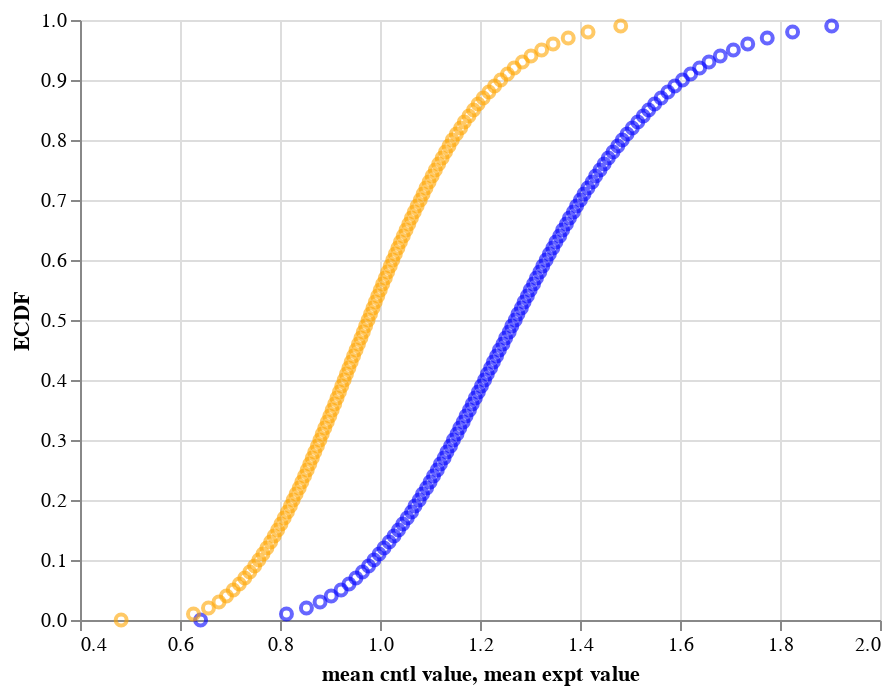

The notebook cell saved with this chart:
### Code cell
# Make the plot
control = alt.Chart(df_ecdf_cntl
                   ).mark_point(
                    color='blue',
                    opacity=0.6
                   ).encode(
                        x=alt.X('mean cntl value:Q', 
                                scale=alt.Scale(zero=False)),
                        y='ECDF:Q'
                    )

experiment = alt.Chart(df_ecdf_expt
                   ).mark_point(
                    color='orange',
                    opacity=0.6
                   ).encode(
                        x=alt.X('mean expt value:Q', 
                                scale=alt.Scale(zero=False)),
                        y='ECDF:Q'
                    )

control + experiment

### Figure 1 — Vega-Lite specification as saved in the notebook (floating-point values rounded to 4 significant figures)
{"$schema": "https://vega.github.io/schema/vega-lite/v2.4.3.json", "config": {"view": {"height": 300, "width": 400}}, "layer": [{"data": {"values": [{"ECDF": 1e-05, "mean cntl value": 0.6411}, {"ECDF": 0.01001, "mean cntl value": 0.8129}, {"ECDF": 0.02001, "mean cntl value": 0.8528}, {"ECDF": 0.03001, "mean cntl value": 0.8801}, {"ECDF": 0.04001, "mean cntl value": 0.9024}, {"ECDF": 0.05001, "mean cntl value": 0.9222}, {"ECDF": 0.06001, "mean cntl value": 0.938}, {"ECDF": 0.07001, "mean cntl value": 0.9518}, {"ECDF": 0.08001, "mean cntl value": 0.9649}, {"ECDF": 0.09001, "mean cntl value": 0.9772}, {"ECDF": 0.1, "mean cntl value": 0.988}, {"ECDF": 0.11, "mean cntl value": 0.9983}, {"ECDF": 0.12, "mean cntl value": 1.008}, {"ECDF": 0.13, "mean cntl value": 1.018}, {"ECDF": 0.14, "mean cntl value": 1.028}, {"ECDF": 0.15, "mean cntl value": 1.037}, {"ECDF": 0.16, "mean cntl value": 1.046}, {"ECDF": 0.17, "mean cntl value": 1.054}, {"ECDF": 0.18, "mean cntl value": 1.063}, {"ECDF": 0.19, "mean cntl value": 1.07}, {"ECDF": 0.2, "mean cntl value": 1.078}, {"ECDF": 0.21, "mean cntl value": 1.085}, {"ECDF": 0.22, "mean cntl value": 1.093}, {"ECDF": 0.23, "mean cntl value": 1.1}, {"ECDF": 0.24, "mean cntl value": 1.107}, {"ECDF": 0.25, "mean cntl value": 1.115}, {"ECDF": 0.26, "mean cntl value": 1.121}, {"ECDF": 0.27, "mean cntl value": 1.128}, {"ECDF": 0.28, "mean cntl value": 1.134}, {"ECDF": 0.29, "mean cntl value": 1.141}, {"ECDF": 0.3, "mean cntl value": 1.147}, {"ECDF": 0.31, "mean cntl value": 1.154}, {"ECDF": 0.32, "mean cntl value": 1.16}, {"ECDF": 0.33, "mean cntl value": 1.166}, {"ECDF": 0.34, "mean cntl value": 1.172}, {"ECDF": 0.35, "mean cntl value": 1.179}, {"ECDF": 0.36, "mean cntl value": 1.185}, {"ECDF": 0.37, "mean cntl value": 1.191}, {"ECDF": 0.38, "mean cntl value": 1.197}, {"ECDF": 0.39, "mean cntl value": 1.203}, {"ECDF": 0.4, "mean cntl value": 1.209}, {"ECDF": 0.41, "mean cntl value": 1.215}, {"ECDF": 0.42, "mean cntl value": 1.221}, {"ECDF": 0.43, "mean cntl value": 1.227}, {"ECDF": 0.44, "mean cntl value": 1.233}, {"ECDF": 0.45, "mean cntl value": 1.239}, {"ECDF": 0.46, "mean cntl value": 1.246}, {"ECDF": 0.47, "mean cntl value": 1.251}, {"ECDF": 0.48, "mean cntl value": 1.258}, {"ECDF": 0.49, "mean cntl value": 1.264}, {"ECDF": 0.5, "mean cntl value": 1.27}, {"ECDF": 0.51, "mean cntl value": 1.276}, {"ECDF": 0.52, "mean cntl value": 1.283}, {"ECDF": 0.53, "mean cntl value": 1.288}, {"ECDF": 0.54, "mean cntl value": 1.295}, {"ECDF": 0.55, "mean cntl value": 1.3}, {"ECDF": 0.56, "mean cntl value": 1.307}, {"ECDF": 0.57, "mean cntl value": 1.313}, {"ECDF": 0.58, "mean cntl value": 1.32}, {"ECDF": 0.59, "mean cntl value": 1.326}, {"ECDF": 0.6, "mean cntl value": 1.332}, {"ECDF": 0.61, "mean cntl value": 1.339}, {"ECDF": 0.62, "mean cntl value": 1.346}, {"ECDF": 0.63, "mean cntl value": 1.352}, {"ECDF": 0.64, "mean cntl value": 1.359}, {"ECDF": 0.65, "mean cntl value": 1.365}, {"ECDF": 0.66, "mean cntl value": 1.373}, {"ECDF": 0.67, "mean cntl value": 1.379}, {"ECDF": 0.68, "mean cntl value": 1.387}, {"ECDF": 0.69, "mean cntl value": 1.393}, {"ECDF": 0.7, "mean cntl value": 1.401}, {"ECDF": 0.71, "mean cntl value": 1.408}, {"ECDF": 0.72, "mean cntl value": 1.416}, {"ECDF": 0.73, "mean cntl value": 1.424}, {"ECDF": 0.74, "mean cntl value": 1.431}, {"ECDF": 0.75, "mean cntl value": 1.44}, {"ECDF": 0.76, "mean cntl value": 1.448}, {"ECDF": 0.77, "mean cntl value": 1.457}, {"ECDF": 0.78, "mean cntl value": 1.466}, {"ECDF": 0.79, "mean cntl value": 1.475}, {"ECDF": 0.8, "mean cntl value": 1.485}, {"ECDF": 0.81, "mean cntl value": 1.494}, {"ECDF": 0.82, "mean cntl value": 1.505}, {"ECDF": 0.83, "mean cntl value": 1.516}, {"ECDF": 0.84, "mean cntl value": 1.527}, {"ECDF": 0.85, "mean cntl value": 1.537}, {"ECDF": 0.86, "mean cntl value": 1.549}, {"ECDF": 0.87, "mean cntl value": 1.562}, {"ECDF": 0.88, "mean cntl value": 1.576}, {"ECDF": 0.89, "mean cntl value": 1.59}, {"ECDF": 0.9, "mean cntl value": 1.605}, {"ECDF": 0.91, "mean cntl value": 1.621}, {"ECDF": 0.92, "mean cntl value": 1.639}, {"ECDF": 0.93, "mean cntl value": 1.658}, {"ECDF": 0.94, "mean cntl value": 1.681}, {"ECDF": 0.95, "mean cntl value": 1.707}, {"ECDF": 0.96, "mean cntl value": 1.735}, {"ECDF": 0.97, "mean cntl value": 1.775}, {"ECDF": 0.98, "mean cntl value": 1.825}, {"ECDF": 0.99, "mean cntl value": 1.903}]}, "encoding": {"x": {"field": "mean cntl value", "scale": {"zero": false}, "type": "quantitative"}, "y": {"field": "ECDF", "type": "quantitative"}}, "mark": {"color": "blue", "opacity": 0.6, "type": "point"}}, {"data": {"values": [{"ECDF": 1e-05, "mean expt value": 0.4823}, {"ECDF": 0.01001, "mean expt value": 0.6269}, {"ECDF": 0.02001, "mean expt value": 0.6569}, {"ECDF": 0.03001, "mean expt value": 0.6779}, {"ECDF": 0.04001, "mean expt value": 0.6929}, {"ECDF": 0.05001, "mean expt value": 0.7065}, {"ECDF": 0.06001, "mean expt value": 0.7187}, {"ECDF": 0.07001, "mean expt value": 0.7295}, {"ECDF": 0.08001, "mean expt value": 0.7396}, {"ECDF": 0.09001, "mean expt value": 0.7493}, {"ECDF": 0.1, "mean expt value": 0.7577}, {"ECDF": 0.11, "mean expt value": 0.7659}, {"ECDF": 0.12, "mean expt value": 0.7738}, {"ECDF": 0.13, "mean expt value": 0.7812}, {"ECDF": 0.14, "mean expt value": 0.7884}, {"ECDF": 0.15, "mean expt value": 0.7953}, {"ECDF": 0.16, "mean expt value": 0.8019}, {"ECDF": 0.17, "mean expt value": 0.8084}, {"ECDF": 0.18, "mean expt value": 0.8148}, {"ECDF": 0.19, "mean expt value": 0.8207}, {"ECDF": 0.2, "mean expt value": 0.8263}, {"ECDF": 0.21, "mean expt value": 0.8322}, {"ECDF": 0.22, "mean expt value": 0.8384}, {"ECDF": 0.23, "mean expt value": 0.8436}, {"ECDF": 0.24, "mean expt value": 0.8491}, {"ECDF": 0.25, "mean expt value": 0.8545}, {"ECDF": 0.26, "mean expt value": 0.8595}, {"ECDF": 0.27, "mean expt value": 0.8646}, {"ECDF": 0.28, "mean expt value": 0.8695}, {"ECDF": 0.29, "mean expt value": 0.8749}, {"ECDF": 0.3, "mean expt value": 0.8798}, {"ECDF": 0.31, "mean expt value": 0.8845}, {"ECDF": 0.32, "mean expt value": 0.8895}, {"ECDF": 0.33, "mean expt value": 0.8946}, {"ECDF": 0.34, "mean expt value": 0.8996}, {"ECDF": 0.35, "mean expt value": 0.9043}, {"ECDF": 0.36, "mean expt value": 0.9094}, {"ECDF": 0.37, "mean expt value": 0.914}, {"ECDF": 0.38, "mean expt value": 0.9188}, {"ECDF": 0.39, "mean expt value": 0.9235}, {"ECDF": 0.4, "mean expt value": 0.9283}, {"ECDF": 0.41, "mean expt value": 0.9329}, {"ECDF": 0.42, "mean expt value": 0.9377}, {"ECDF": 0.43, "mean expt value": 0.9423}, {"ECDF": 0.44, "mean expt value": 0.9471}, {"ECDF": 0.45, "mean expt value": 0.9521}, {"ECDF": 0.46, "mean expt value": 0.9569}, {"ECDF": 0.47, "mean expt value": 0.9618}, {"ECDF": 0.48, "mean expt value": 0.9666}, {"ECDF": 0.49, "mean expt value": 0.9712}, {"ECDF": 0.5, "mean expt value": 0.9762}, {"ECDF": 0.51, "mean expt value": 0.981}, {"ECDF": 0.52, "mean expt value": 0.9859}, {"ECDF": 0.53, "mean expt value": 0.9906}, {"ECDF": 0.54, "mean expt value": 0.9955}, {"ECDF": 0.55, "mean expt value": 1.0}, {"ECDF": 0.56, "mean expt value": 1.005}, {"ECDF": 0.57, "mean expt value": 1.011}, {"ECDF": 0.58, "mean expt value": 1.015}, {"ECDF": 0.59, "mean expt value": 1.021}, {"ECDF": 0.6, "mean expt value": 1.026}, {"ECDF": 0.61, "mean expt value": 1.031}, {"ECDF": 0.62, "mean expt value": 1.036}, {"ECDF": 0.63, "mean expt value": 1.041}, {"ECDF": 0.64, "mean expt value": 1.047}, {"ECDF": 0.65, "mean expt value": 1.052}, {"ECDF": 0.66, "mean expt value": 1.058}, {"ECDF": 0.67, "mean expt value": 1.063}, {"ECDF": 0.68, "mean expt value": 1.069}, {"ECDF": 0.69, "mean expt value": 1.074}, {"ECDF": 0.7, "mean expt value": 1.081}, {"ECDF": 0.71, "mean expt value": 1.086}, {"ECDF": 0.72, "mean expt value": 1.092}, {"ECDF": 0.73, "mean expt value": 1.098}, {"ECDF": 0.74, "mean expt value": 1.104}, {"ECDF": 0.75, "mean expt value": 1.111}, {"ECDF": 0.76, "mean expt value": 1.117}, {"ECDF": 0.77, "mean expt value": 1.124}, {"ECDF": 0.78, "mean expt value": 1.131}, {"ECDF": 0.79, "mean expt value": 1.138}, {"ECDF": 0.8, "mean expt value": 1.145}, {"ECDF": 0.81, "mean expt value": 1.153}, {"ECDF": 0.82, "mean expt value": 1.161}, {"ECDF": 0.83, "mean expt value": 1.169}, {"ECDF": 0.84, "mean expt value": 1.178}, {"ECDF": 0.85, "mean expt value": 1.187}, {"ECDF": 0.86, "mean expt value": 1.196}, {"ECDF": 0.87, "mean expt value": 1.206}, {"ECDF": 0.88, "mean expt value": 1.218}, {"ECDF": 0.89, "mean expt value": 1.229}, {"ECDF": 0.9, "mean expt value": 1.241}, {"ECDF": 0.91, "mean expt value": 1.255}, {"ECDF": 0.92, "mean expt value": 1.268}, {"ECDF": 0.93, "mean expt value": 1.285}, {"ECDF": 0.94, "mean expt value": 1.302}, {"ECDF": 0.95, "mean expt value": 1.323}, {"ECDF": 0.96, "mean expt value": 1.346}, {"ECDF": 0.97, "mean expt value": 1.376}, {"ECDF": 0.98, "mean expt value": 1.416}, {"ECDF": 0.99, "mean expt value": 1.481}]}, "encoding": {"x": {"field": "mean expt value", "scale": {"zero": false}, "type": "quantitative"}, "y": {"field": "ECDF", "type": "quantitative"}}, "mark": {"color": "orange", "opacity": 0.6, "type": "point"}}]}
